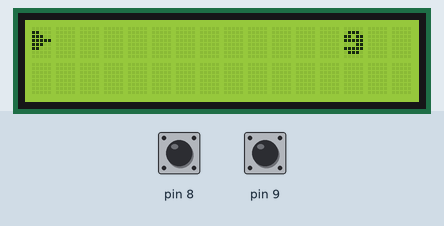
A sketch run on a simulated Arduino Uno, built with avr-gcc and run on an emulated ATmega328P. Shown: 16×2 character LCD. Inputs (shaded band) come from the test bench; at power-on: pin 9 HIGH, pin 8 HIGH. At 7.6 s the program stops and its outputs stay as they are.

Above: at 1.6 s.
1.7 s: pin 9 pulled LOW for 0.15 s
At 2.4 s:
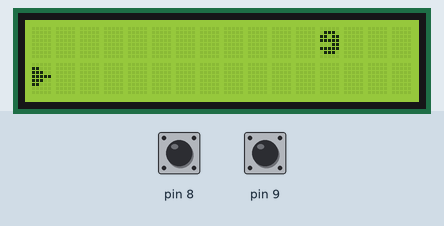
4.7 s: pin 8 pulled LOW for 0.15 s
At 8.1 s:
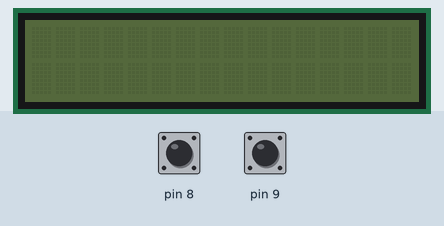
Timing chart, 0 to 9.1 s (numbered marks = the images above; inputs shaded):
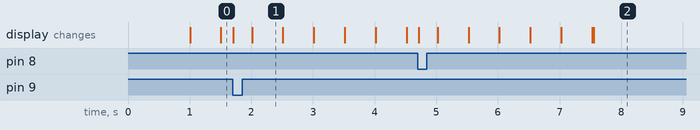

Measured:
- after the input at 1.7 s, the display: first changes at once (image 1 shows a later state)
- what the display in image 1 shows lasts 0.5 s, from 2.0 s to 2.5 s

The sketch:

lcdUzayOyun.ino
```cpp
// interrupt ile deneyelim

#include <LiquidCrystal.h>
const int RS=7, EN=6, D4=5, D5=4, D6=3, D7=2;
LiquidCrystal lcd(RS, EN, D4, D5, D6, D7);

uint8_t ship[8] = {0x00, 0x18, 0x1C, 0x1F, 0x1C, 0x18, 0x00, 0x00};

uint8_t enemy[8] = {0x00, 0x0E, 0x1B, 0x1F, 0x03, 0x1F, 0x0E, 0x00};


int posS = 0;
int posE = 15;
unsigned long eskiZaman = 0;
const long aralik = 500;


void setup() {
  pinMode(8, INPUT_PULLUP);
  pinMode(9, INPUT_PULLUP);

  lcd.begin(16, 2);
  lcd.createChar(0,ship);
  lcd.createChar(1,enemy);

  lcd.setCursor(0,posS);
  lcd.write((byte)0);
  lcd.setCursor(posE,0);
  lcd.write((byte)1);
}

void enemyMove() {
  unsigned long suAnkiZaman = millis(); // millis başta başlayınca, saymaya devam ediyor sürekli
  if(suAnkiZaman - eskiZaman >= aralik) {
    eskiZaman = suAnkiZaman;
    lcd.setCursor(posE+1, 0);
    lcd.print(" ");
    lcd.setCursor(posE, 0);
    lcd.write((byte)1);
    posE--;

    if(posE<-1)
      posE = 15;
  }
}

void up() {
  posS = 0;
  lcd.setCursor(0,1);
  lcd.print(" ");
  lcd.setCursor(0,posS);
  lcd.write((byte)0);
}

void down() {
  posS = 1;
  lcd.setCursor(0,0);
  lcd.print(" ");
  lcd.setCursor(0,posS);
  lcd.write((byte)0);
}

bool collision(){
  if(posE == 0 && posS == 0) {
    lcd.clear();
    lcd.print("OYUN BITTI");
    return true;
  }
  return false;
}

void loop() {
  if(collision()) {
    exit(0); // bunda da arka planda sonsuz döngüye giriyormuş
  }

  enemyMove();

  if(!digitalRead(8)) {
    up();
  }
  if(!digitalRead(9)) {
    down();
  }

  delay(20);
}
```
